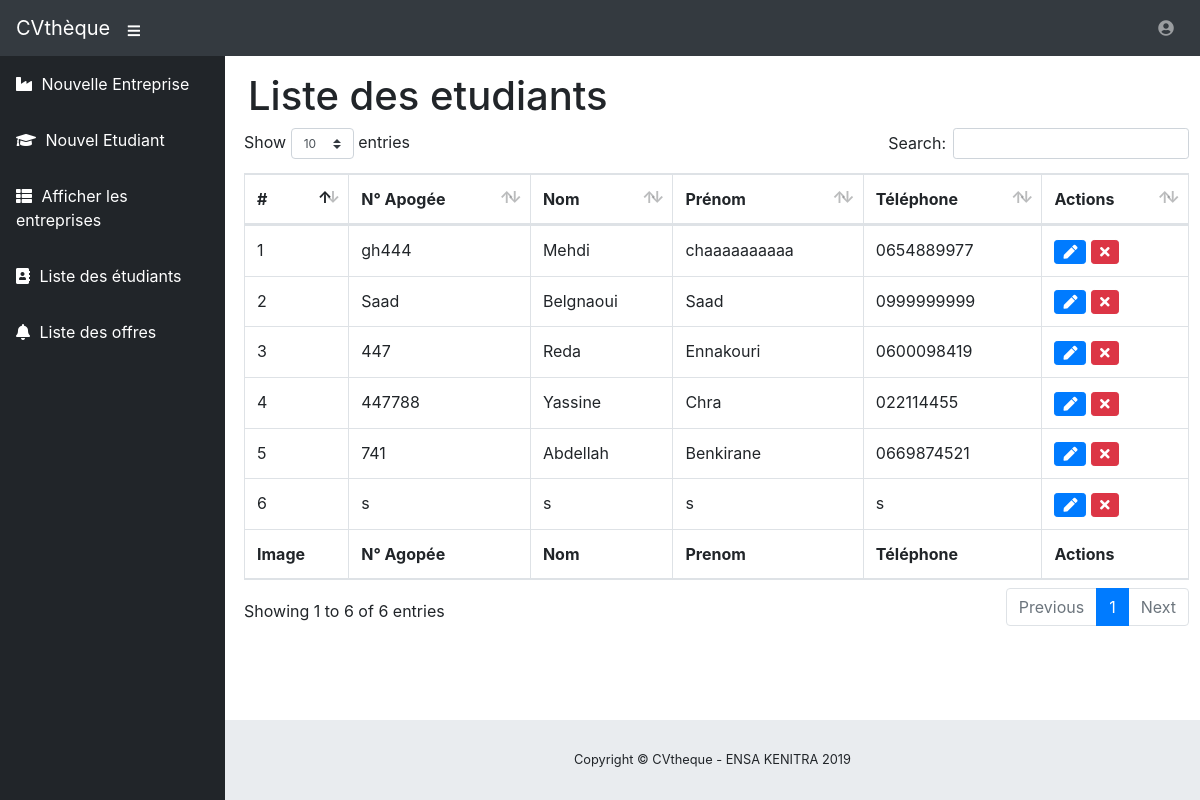
/admin/listerEtudiants.php (signed in), run on the app's committed database.
### tables this page shows
CREATE TABLE `etudiants` (
  `id` int(11) NOT NULL,
  `numero_apogee` varchar(255) NOT NULL,
  `nom` varchar(60) NOT NULL,
  `prenom` varchar(60) NOT NULL,
  `phone` varchar(30) NOT NULL,
  `email` varchar(255) NOT NULL,
  `description` varchar(255) NOT NULL,
  `image` varchar(255) DEFAULT NULL,
  `video` varchar(255) DEFAULT NULL
);

### sources/lib.php (called while the page is built, shortened)
<?php
function listerEtudiants($conn){
  $selectEtudiants = $conn->query("SELECT * FROM etudiants;");
  if($selectEtudiants){
    return $selectEtudiants;
  }
}
 ?>

### admin/listerEtudiants.php (the view, shortened to what this page needs)
  <?php
  require '../config/dbConnection.php';
  require '../sources/lib.php';
  $etudiants = listerEtudiants($conn);
   ?>
<!DOCTYPE html>
<html lang="en">
<head>
  <?php require('../includes/styles.php'); ?>
</head>
<body id="page-top">
  <?php   require('../includes/topnav.php'); ?>
  <div id="wrapper">
    <?php   require('../includes/sidenav.php'); ?>
    <div id="content-wrapper">
      <div id="container-fluid">
        <div class="col-12 ml-2">
          <h1 class="">Liste des etudiants</h1>
        </div>
        <?php   require('../includes/footer.php'); ?>
        <div class="col-12  ml-1">
          <table class="table table-bordered dataTable" id="dataTable" width="100%" cellspacing="0" role="grid" aria-describedby="dataTable_info" >
            <thead>
              <tr role="row">
                <th class="sorting_asc" tabindex="0" aria-controls="dataTable" rowspan="1" colspan="1" aria-sort="ascending" aria-label="Name: activate to sort column descending">#</th>
                <th class="sorting" tabindex="0" aria-controls="dataTable" rowspan="1" colspan="1" aria-label="Position: activate to sort column ascending">N° Apogée</th>
                <th class="sorting" tabindex="0" aria-controls="dataTable" rowspan="1" colspan="1" aria-label="Office: activate to sort column ascending">Nom</th>
                <th class="sorting" tabindex="0" aria-controls="dataTable" rowspan="1" colspan="1" aria-label="Age: activate to sort column ascending">Prénom</th>
                <th class="sorting" tabindex="0" aria-controls="dataTable" rowspan="1" colspan="1" aria-label="Start date: activate to sort column ascending">Téléphone</th>
                <th class="sorting" tabindex="0" aria-controls="dataTable" rowspan="1" colspan="1" aria-label="Start date: activate to sort column ascending">Actions</th>
              </tr>
            </thead>
                  <tfoot>
                    <tr>
                      <th rowspan="1" colspan="1">Image</th>
                      <th rowspan="1" colspan="1">N° Agopée</th>
                      <th rowspan="1" colspan="1">Nom</th>
                      <th rowspan="1" colspan="1">Prenom</th>
                      <th rowspan="1" colspan="1">Téléphone</th>
                      <th rowspan="1" colspan="1">Actions</th>
                    </tr>                  </tfoot>
                  <tbody>
                  <?php while($o = $etudiants->fetch()){ ?>
                    <tr role="row" class="odd">
                      <td class="sorting_1"><?= $o['id'] ?></td>
                      <td><?= $o['numero_apogee'] ?></td>
                      <td><?= $o['nom'] ?></td>
                      <td><?= $o['prenom'] ?></td>
                      <td><?= $o['phone'] ?></td>
                      <td>
                        <a class="btn btn-sm btn-primary fa fa-pen" href="modifierEtudiant.php?idEtudiant=<?= $o['id'] ?>"></a>
                        <a class="btn btn-sm btn-danger fa fa-times" href=""></a>
                      </td>
                    </tr>
                  <?php } ?>
                  </tbody>
                </table>
        </div>
      </div>
    </div>
  </div>
</body>
</html>

### sources/css/sb-admin.css (style rules this page uses)
html { position: relative; min-height: 100%; }
body { height: 100%; }
#wrapper { display: -webkit-box; display: -ms-flexbox; display: flex; }
#wrapper #content-wrapper { overflow-x: hidden; width: 100%; padding-top: 1rem; padding-bottom: 80px; }
:root { --input-padding-x: 0.75rem; --input-padding-y: 0.75rem; }

### data on the page
etudiants: id "1", numero_apogee "gh444", nom "Mehdi", prenom "chaaaaaaaaaa", phone "0654889977"
etudiants: id "2", numero_apogee "Saad", nom "Belgnaoui", prenom "Saad", phone "0999999999"
etudiants: id "3", numero_apogee "447", nom "Reda", prenom "Ennakouri", phone "0600098419"
etudiants: id "4", numero_apogee "447788", nom "Yassine", prenom "Chra", phone "022114455"
etudiants: id "5", numero_apogee "741", nom "Abdellah", prenom "Benkirane", phone "0669874521"
etudiants: id "6", numero_apogee "s", nom "s", prenom "s", phone "s"
